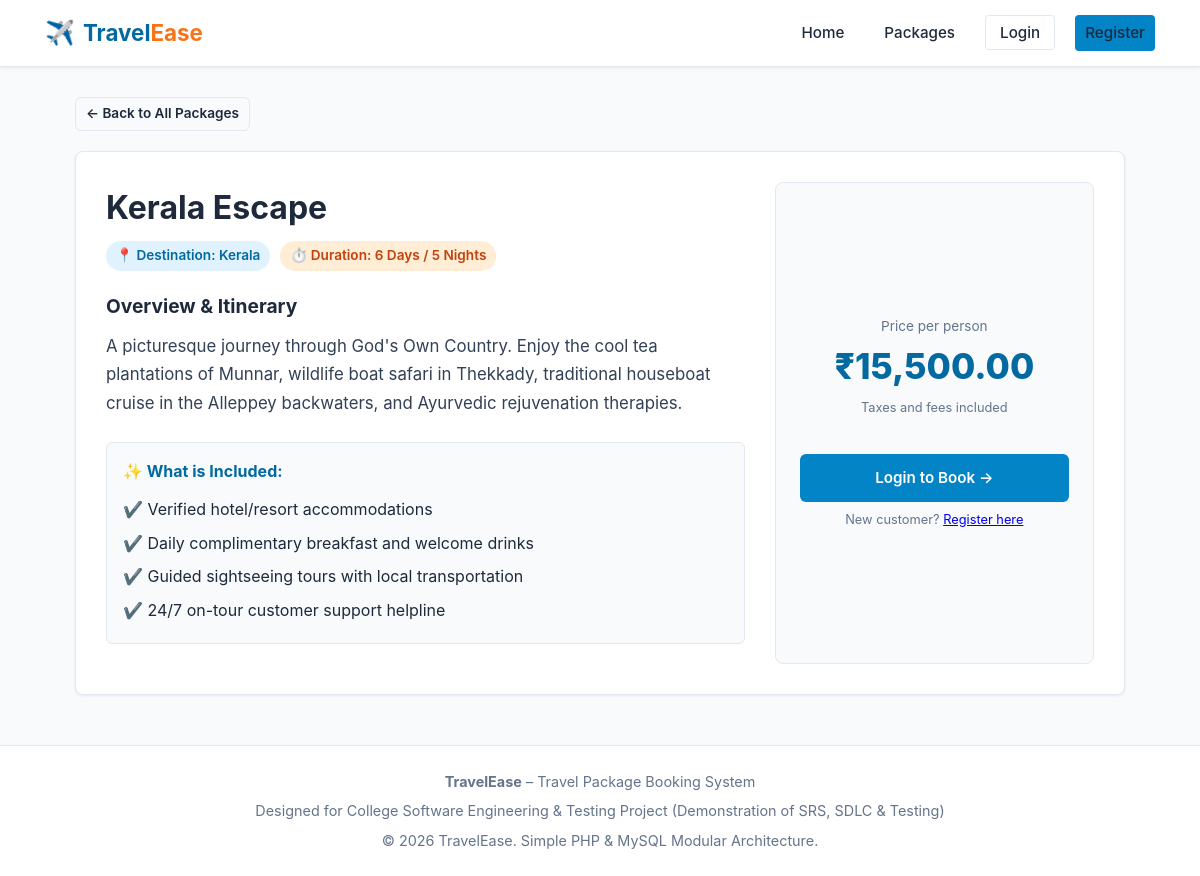
Screenshot of /package_details.php?id=4 with the database file from the repository.
### tables this page shows
CREATE TABLE `packages` (
  `id` INT AUTO_INCREMENT PRIMARY KEY,
  `name` VARCHAR(150) NOT NULL,
  `destination` VARCHAR(100) NOT NULL,
  `days` INT NOT NULL,
  `price` DECIMAL(10,2) NOT NULL,
  `description` TEXT NOT NULL,
  `created_at` TIMESTAMP DEFAULT CURRENT_TIMESTAMP
);

### package_details.php (the view, shortened to what this page needs)
<?php
require_once __DIR__ . '/config/database.php';
$package_id = isset($_GET['id']) ? (int)$_GET['id'] : 0;
$sql = "SELECT * FROM packages WHERE id = ? LIMIT 1";
$stmt = mysqli_prepare($conn, $sql);
mysqli_stmt_bind_param($stmt, "i", $package_id);
mysqli_stmt_execute($stmt);
$result = mysqli_stmt_get_result($stmt);
$package = mysqli_fetch_assoc($result);
require_once __DIR__ . '/includes/header.php';
?>
<div style="margin-bottom: 20px;">
    <a href="packages.php" class="btn btn-outline btn-sm">&larr; Back to All Packages</a>
</div>
<div class="package-detail-card">
    <div class="detail-content">
        <h1><?php echo htmlspecialchars($package['name']); ?></h1>
        <div class="detail-badges">
            <span class="badge badge-primary">📍 Destination: <?php echo htmlspecialchars($package['destination']); ?></span>
            <span class="badge badge-accent">⏱️ Duration: <?php echo htmlspecialchars($package['days']); ?> Days / <?php echo max(1, (int)$package['days'] - 1); ?> Nights</span>
        </div>
        <h3 style="margin-bottom: 10px; font-size: 1.2rem;">Overview &amp; Itinerary</h3>
        <p class="detail-desc"><?php echo nl2br(htmlspecialchars($package['description'])); ?></p>
        <div class="detail-highlights">
            <h4 style="font-size: 1rem; color: var(--primary-dark);">✨ What is Included:</h4>
            <ul>
                <li>✔️ Verified hotel/resort accommodations</li>
                <li>✔️ Daily complimentary breakfast and welcome drinks</li>
                <li>✔️ Guided sightseeing tours with local transportation</li>
                <li>✔️ 24/7 on-tour customer support helpline</li>
            </ul>
        </div>
    </div>
    <div class="detail-sidebar">
        <div class="detail-price-box">
            <div class="price-label">Price per person</div>
            <div class="price-val">₹<?php echo number_format($package['price'], 2); ?></div>
            <p style="font-size: 0.8rem; color: var(--text-muted); margin-top: 4px;">Taxes and fees included</p>
        </div>
        <div style="margin-top: 15px;">
            <?php if (isset($_SESSION['user_id'])): ?>
                <?php if ($_SESSION['user_role'] === 'customer'): ?>
                    <a href="booking.php?package_id=<?php echo $package['id']; ?>" class="btn btn-accent btn-block" style="padding: 14px; font-size: 1.05rem;">
                        Book This Package Now &rarr;
                    </a>
                <?php else: ?>
                    <a href="admin/edit_package.php?id=<?php echo $package['id']; ?>" class="btn btn-primary btn-block">
                        ✏️ Edit Package (Admin)
                    </a>
                <?php endif; ?>
            <?php else: ?>
                <a href="login.php" class="btn btn-primary btn-block" style="padding: 12px;">
                    Login to Book &rarr;
                </a>
                <p style="font-size: 0.8rem; color: var(--text-muted); margin-top: 8px;">
                    New customer? <a href="register.php">Register here</a>
                </p>
            <?php endif; ?>
        </div>
    </div>
</div>
<?php require_once __DIR__ . '/includes/footer.php'; ?>

### css/style.css (style rules this page uses)
:root { --primary-color: #0284c7; --primary-dark: #0369a1; --primary-light: #e0f2fe; --accent-color: #f97316; --accent-hover: #ea580c; --text-dark: #1e293b; --text-muted: #64748b; --bg-light: #f8fafc; --card-bg: #ffffff; --border-color: #e2e8f0; --success-color: #10b981; --danger-color: #ef4444; --warning-color: #f59e0b; --shadow-sm: 0 1px 3px rgba(0,0,0,0.08); --shadow-md: 0 4px 12px rgba(0,0,0,0.08); --shadow-lg: 0 10px 25px rgba(0,0,0,0.1); --radius: 8px; --font-stack: -apple-system, BlinkMacSystemFont, "Segoe UI", Roboto, Oxygen, Ubuntu, Cantarell, "Helvetica Neue", sans-serif; }
* { margin: 0; padding: 0; box-sizing: border-box; }
body { font-family: var(--font-stack); background-color: var(--bg-light); color: var(--text-dark); line-height: 1.6; display: flex; flex-direction: column; min-height: 100vh; }
.btn { display: inline-flex; align-items: center; justify-content: center; gap: 6px; padding: 9px 18px; font-size: 0.95rem; font-weight: 600; text-decoration: none; border-radius: 6px; border: none; cursor: pointer; transition: all 0.2s ease; }
.btn-primary { background: var(--primary-color); color: #ffffff; }
.btn-outline { background: transparent; border: 1px solid var(--border-color); color: var(--text-dark); }
.btn-sm { padding: 5px 10px; font-size: 0.85rem; }
.btn-block { width: 100%; }
.package-detail-card { background: #ffffff; border: 1px solid var(--border-color); border-radius: var(--radius); padding: 30px; box-shadow: var(--shadow-sm); display: grid; grid-template-columns: 2fr 1fr; gap: 30px; }
.detail-content h1 { font-size: 2rem; margin-bottom: 8px; }
.detail-badges { display: flex; gap: 10px; margin-bottom: 20px; }
.badge { padding: 4px 10px; border-radius: 20px; font-size: 0.85rem; font-weight: 600; }
.badge-primary { background: var(--primary-light); color: var(--primary-dark); }
.badge-accent { background: #ffedd5; color: #c2410c; }
.detail-desc { color: #334155; font-size: 1.05rem; line-height: 1.7; margin-bottom: 25px; }
.detail-highlights { background: var(--bg-light); border: 1px solid var(--border-color); border-radius: 6px; padding: 16px; margin-bottom: 20px; }
.detail-highlights ul { list-style-type: none; margin-top: 8px; }
.detail-highlights li { padding: 4px 0; color: var(--text-dark); display: flex; align-items: center; gap: 6px; }
.detail-sidebar { background: var(--bg-light); border: 1px solid var(--border-color); border-radius: var(--radius); padding: 24px; display: flex; flex-direction: column; justify-content: center; text-align: center; }
.detail-price-box { margin-bottom: 20px; }
.detail-price-box .price-label { font-size: 0.85rem; color: var(--text-muted); }
.detail-price-box .price-val { font-size: 2.2rem; font-weight: 800; color: var(--primary-dark); }

### rows the page displays
packages: name "Kerala Escape", destination "Kerala", days "6", max(1,(int)$package['days']-1) "5", description "A picturesque journey through God's Own Country. Enjoy the cool tea plantations of Munnar, wildlife boat safari in Thekkady, traditional houseboat cruise in the Alleppey backwaters, and Ayurvedic rejuvenation therapies.", price "15,500.00"
